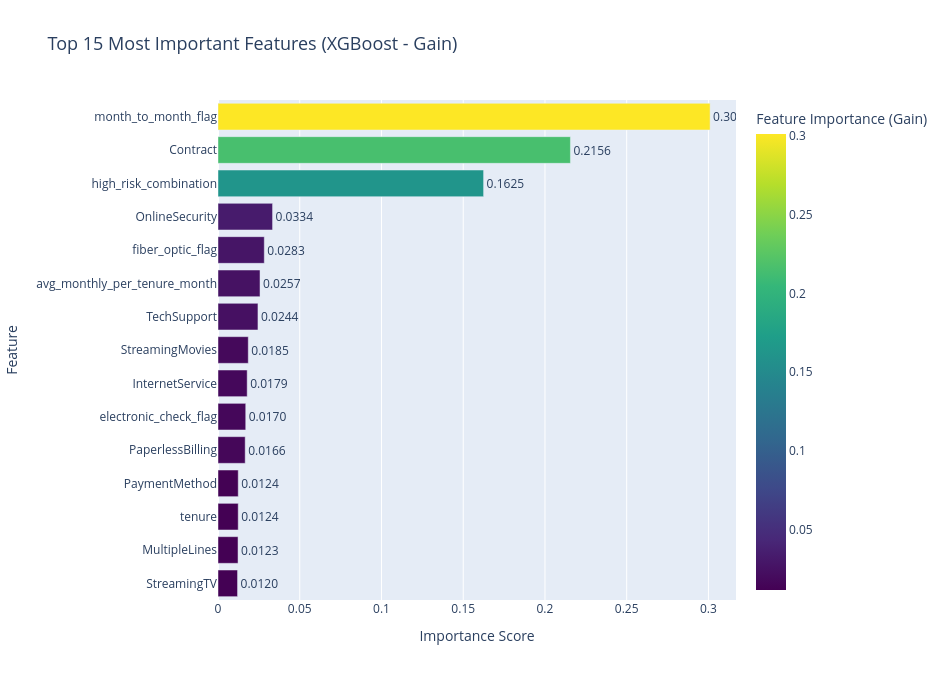

The code cell stored with this chart in its notebook:
### Code cell
# Feature Importance

importance_df = pd.DataFrame({
    'feature': X_train.columns,
    'importance': final_model.feature_importances_
}).sort_values('importance', ascending=False)

top15 = importance_df.head(15)

fig_imp = px.bar(
    top15,
    x='importance',
    y='feature',
    orientation='h',
    title='Top 15 Most Important Features (XGBoost - Gain)',
    labels={'importance': 'Feature Importance (Gain)', 'feature': 'Feature'},
    color='importance',
    color_continuous_scale='Viridis',
    text='importance'
)

fig_imp.update_traces(texttemplate='%{text:.4f}', textposition='outside')
fig_imp.update_layout(
    height=680,
    width=950,
    yaxis=dict(autorange="reversed"), 
    xaxis_title="Importance Score",
    title_font_size=18
)

fig_imp.show()

importance_df.to_csv('../data/results/feature_importance.csv', index=False)

print("Топ-15 самых важных признаков:")
display(top15.style.format({'importance': '{:.4f}'}))

### Figure 1 — Plotly figure (JSON) as saved in the notebook; plotly's stock layout.template omitted (floating-point values rounded to 4 significant figures)
{"data": [{"hovertemplate": "Feature Importance (Gain)=%{marker.color}<br>Feature=%{y}<extra></extra>", "legendgroup": "", "marker": {"color": [0.301, 0.2156, 0.1625, 0.03338, 0.02832, 0.02571, 0.02444, 0.01852, 0.01785, 0.01697, 0.01664, 0.01238, 0.01237, 0.01226, 0.01196], "coloraxis": "coloraxis", "pattern": {"shape": ""}}, "name": "", "orientation": "h", "showlegend": false, "text": [0.301, 0.2156, 0.1625, 0.03338, 0.02832, 0.02571, 0.02444, 0.01852, 0.01785, 0.01697, 0.01664, 0.01238, 0.01237, 0.01226, 0.01196], "textposition": "outside", "texttemplate": "%{text:.4f}", "type": "bar", "x": [0.301, 0.2156, 0.1625, 0.03338, 0.02832, 0.02571, 0.02444, 0.01852, 0.01785, 0.01697, 0.01664, 0.01238, 0.01237, 0.01226, 0.01196], "xaxis": "x", "y": ["month_to_month_flag", "Contract", "high_risk_combination", "OnlineSecurity", "fiber_optic_flag", "avg_monthly_per_tenure_month", "TechSupport", "StreamingMovies", "InternetService", "electronic_check_flag", "PaperlessBilling", "PaymentMethod", "tenure", "MultipleLines", "StreamingTV"], "yaxis": "y"}], "layout": {"barmode": "relative", "coloraxis": {"colorbar": {"title": {"text": "Feature Importance (Gain)"}}, "colorscale": [[0, "#440154"], [0.1111, "#482878"], [0.2222, "#3e4989"], [0.3333, "#31688e"], [0.4444, "#26828e"], [0.5556, "#1f9e89"], [0.6667, "#35b779"], [0.7778, "#6ece58"], [0.8889, "#b5de2b"], [1, "#fde725"]]}, "height": 680, "legend": {"tracegroupgap": 0}, "title": {"font": {"size": 18}, "text": "Top 15 Most Important Features (XGBoost - Gain)"}, "width": 950, "xaxis": {"anchor": "y", "domain": [0, 1], "title": {"text": "Importance Score"}}, "yaxis": {"anchor": "x", "autorange": "reversed", "domain": [0, 1], "title": {"text": "Feature"}}}}
